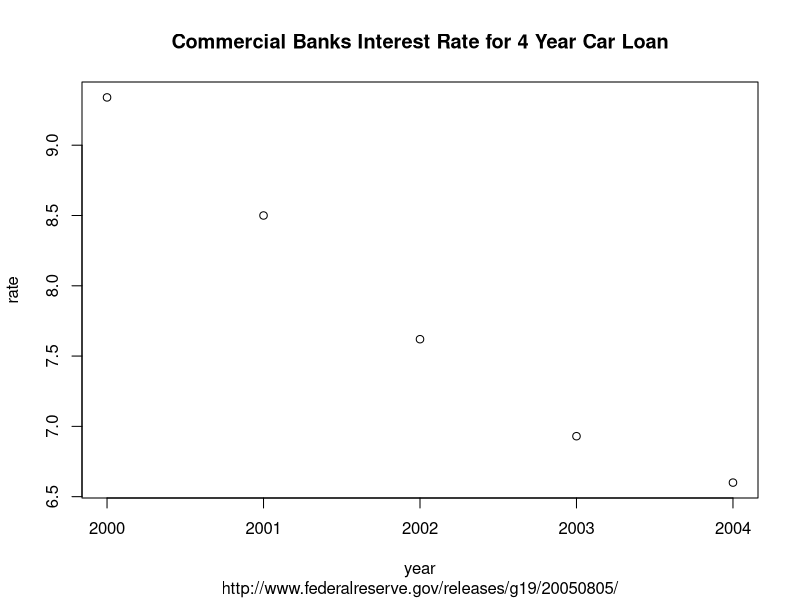
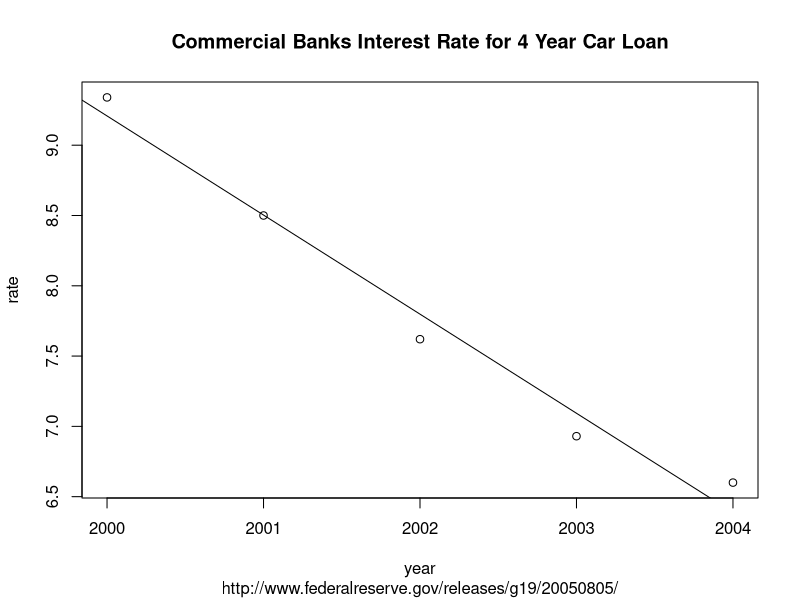

Write R code to recreate these figures, in order.
# Lesson 4
# Simple Linear Regression

## 1 - Create variable sets
# Response variable
rate <- c(9.34 ,   8.50  ,  7.62  ,  6.93  ,  6.60)

# Explanatory variable
year <- c(2000 ,   2001  ,  2002  ,  2003 ,   2004)

# Plot variables
plot(year,rate
    ,main="Commercial Banks Interest Rate for 4 Year Car Loan"
    ,sub="http://www.federalreserve.gov/releases/g19/20050805/"
  )

# Correlation
cor(year,rate)

# Linear Model
fit <- lm(rate ~ year) # (Response ~ Explanatory)
attributes(fit)

# Plot regression
plot(year,rate
     ,main="Commercial Banks Interest Rate for 4 Year Car Loan"
     ,sub="http://www.federalreserve.gov/releases/g19/20050805/"
)
abline(fit) # Plot regression line

# F-Test
summary(fit)

